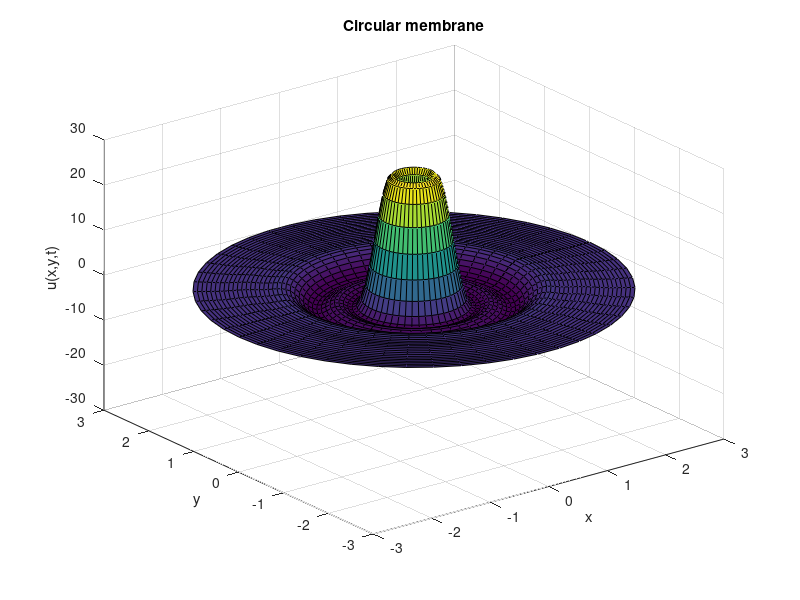

This figure's MATLAB source:
function CircularMembrane
clc
a=0.5;
r=3;
rho=0:r/50:r;
phi=0:pi/25:2*pi;

tmax=30;
t=linspace(0,tmax);

N=40;

% namirane na purvite 40 polojitelni nuli na funkciata na Bessel

bessj0 = inline('besselj(0,x)') ;
for n = 1:N
mju(n) = fzero(bessj0, [( n-1) n ]* pi );
end

% zadavane na nachalnoto polojenie

function y=tau(rho)
            y=rho.^2.*sin(pi*rho).^3;
end

% presmiatane stoinostite na reshenieto
    
function y=solution(R,t)
y=0;
    for m=1:N
    s=tau(R(1,:)).*R(1,:).*besselj(0,mju(m)*R(1,:)/r);
    A0m=4*trapz(R(1,:),s)/((r^2)*(besselj(1,mju(m))^2)); 
    y=y+A0m*cos(a*mju(m)*t/r)*besselj(0,mju(m)*R/r);
    end
end

% suzdavane na mreja ot tocki

[R,p]=meshgrid(rho,phi);
X=R.*cos(p);Y=R.*sin(p);

% animacia na dvijenieto na membranata
 
for k=1:length(t)
    Z=solution(R,t(k));
surf(X,Y,Z)
axis([-r r -r r -30 30])
title('Circular membrane')
xlabel('x');
ylabel('y');
zlabel('u(x,y,t)');
M(k)=getframe;
end

   %movie(M,1,5)    
end
